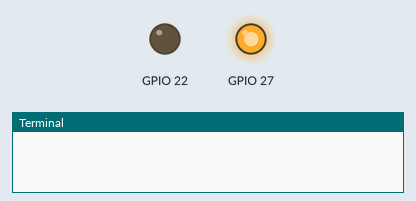
Recording of a program running on a simulated Raspberry Pi (BCM pin numbers). Parts: output pins drawn as LEDs (lit = HIGH), the last lines printed to the terminal. The clock reads 2024-03-15 10:24:30 at power-on unless the program sets it; random numbers come from a fixed seed; library files of the repository ran but are not shown: sx126x.py.

Above: at 0.1 s.
At 6.6 s:
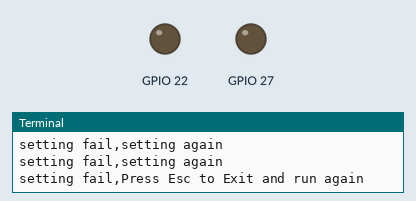
Timing chart, 0 to 8.1 s (numbered marks = the images above):
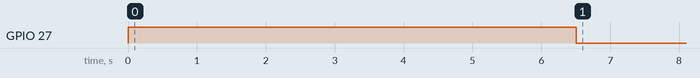

The program:

tx_sensors.py
```python
#!/usr/bin/env python3
"""Sensor telemetry transmitter for SX126x LoRa HAT.

Sends simulated rain and seismic data frames at a configurable period.
Environment variables (via .env) and CLI flags control UART port,
frequency, addresses, power, air speed, station id, and bucket size.
"""

import os, argparse, json, random, time, math
from datetime import datetime, timezone
from dotenv import load_dotenv
from sx126x import sx126x

load_dotenv()

def build_frame(dev, dest_addr: int, payload: bytes) -> bytes:
    """Construct a LoRa frame prefixing payload with destination and source
    addresses and the device channel offset bytes expected by the receiver.
    """
    dest_hi = (dest_addr >> 8) & 0xFF; dest_lo = dest_addr & 0xFF
    src_hi  = (dev.addr >> 8) & 0xFF;  src_lo  = dev.addr & 0xFF
    return bytes([dest_hi, dest_lo, dev.offset_freq, src_hi, src_lo, dev.offset_freq]) + payload

def now_iso():
    """Return current local time formatted as 'YYYY-MM-DD HH:MM:SS'."""
    return datetime.now().strftime('%Y-%m-%d %H:%M:%S')

def simulate_rain(period_s: float, bucket_mm: float, total_mm: float, tips: int):
    """Simulate rainfall over the given sample period.

    Returns a tuple: (rain_dict, total_mm, tips), where rain_dict contains:
      - intensity_mm_h: instantaneous intensity in mm/h
      - bucket_mm: tipping bucket size in mm
      - bucket_tips_total: cumulative bucket counts
      - rain_mm_total: cumulative rainfall in mm
    """
    # Simula intensidad en mm/h (0 la mayor parte del tiempo, con eventos aleatorios)
    if random.random() < 0.85:
        intensity = 0.0
    else:
        intensity = round(random.uniform(0.2, 30.0), 2)  # llovizna a lluvia moderada
    mm_this = intensity * (period_s / 3600.0)
    # Redondear por baldeos
    new_tips = int((mm_this + (total_mm - tips * bucket_mm)) // bucket_mm)
    if new_tips < 0: new_tips = 0
    total_mm += new_tips * bucket_mm
    tips += new_tips
    return {
        'intensity_mm_h': round(intensity, 3),
        'bucket_mm': bucket_mm,
        'bucket_tips_total': tips,
        'rain_mm_total': round(total_mm, 3)
    }, total_mm, tips

def simulate_seismic():
    """Simulate 3-axis acceleration (g) with ambient noise and compute metrics.

    Returns a dict with ax_g, ay_g, az_g, pga_g (peak), and rms_g.
    """
    # Simula aceleración en g con ruido ambiental
    ax = random.gauss(0.0, 0.005)
    ay = random.gauss(0.0, 0.005)
    az = random.gauss(0.0, 0.005)
    pga_g = max(abs(ax), abs(ay), abs(az))
    rms_g = math.sqrt((ax*ax + ay*ay + az*az) / 3.0)
    return {
        'ax_g': round(ax, 5),
        'ay_g': round(ay, 5),
        'az_g': round(az, 5),
        'pga_g': round(pga_g, 5),
        'rms_g': round(rms_g, 5)
    }

def main():
    """Entry point: parse CLI, configure radio, and transmit sensor frames."""
    ap = argparse.ArgumentParser(description='Transmit simulated rain and seismic data')
    ap.add_argument('--serial', default=os.getenv('SERIAL','/dev/serial0'))
    ap.add_argument('--freq', type=int, default=int(os.getenv('FREQ','915')))
    ap.add_argument('--addr', type=int, default=int(os.getenv('ADDR','101')))
    ap.add_argument('--dest', type=int, default=int(os.getenv('DEST','65535')))
    ap.add_argument('--power', type=int, default=int(os.getenv('POWER','22')))
    ap.add_argument('--airspeed', type=int, default=int(os.getenv('AIRSPEED','2400')))
    ap.add_argument('--period', type=float, default=float(os.getenv('PERIOD','1.0')))
    ap.add_argument('--station', default=os.getenv('STATION','tx01'))
    ap.add_argument('--rain', action='store_true', help='Incluir bloque de lluvia')
    ap.add_argument('--seismic', action='store_true', help='Incluir bloque sísmico')
    ap.add_argument('--bucket-mm', type=float, default=float(os.getenv('BUCKET_MM','0.2')))
    args = ap.parse_args()

    # Si no se especifica ninguno, incluir ambos por defecto
    include_rain = args.rain or (not args.rain and not args.seismic)
    include_seis = args.seismic or (not args.rain and not args.seismic)

    dev = sx126x(serial_num=args.serial, freq=args.freq, addr=args.addr,
                 power=args.power, rssi=False, air_speed=args.airspeed, relay=False)

    seq = 0
    total_mm = 0.0
    tips = 0
    print(f"TX sensors → dest={hex(args.dest)} @ {args.freq}.125 MHz | period={args.period}s | serial={args.serial}")
    try:
        while True:
            payload_obj = {
                'ts': now_iso(),
                'seq': seq,
                'station': args.station
            }
            if include_rain:
                rain_obj, total_mm, tips = simulate_rain(args.period, args.bucket_mm, total_mm, tips)
                payload_obj['rain'] = rain_obj
            if include_seis:
                payload_obj['seismic'] = simulate_seismic()

            payload = json.dumps(payload_obj, separators=(',',':')).encode()
            frame = build_frame(dev, args.dest, payload)
            dev.send(frame)
            print("TX sensors:", payload.decode(errors='ignore'))
            seq += 1
            time.sleep(args.period)
    except KeyboardInterrupt:
        pass

if __name__ == '__main__':
    main()
```
